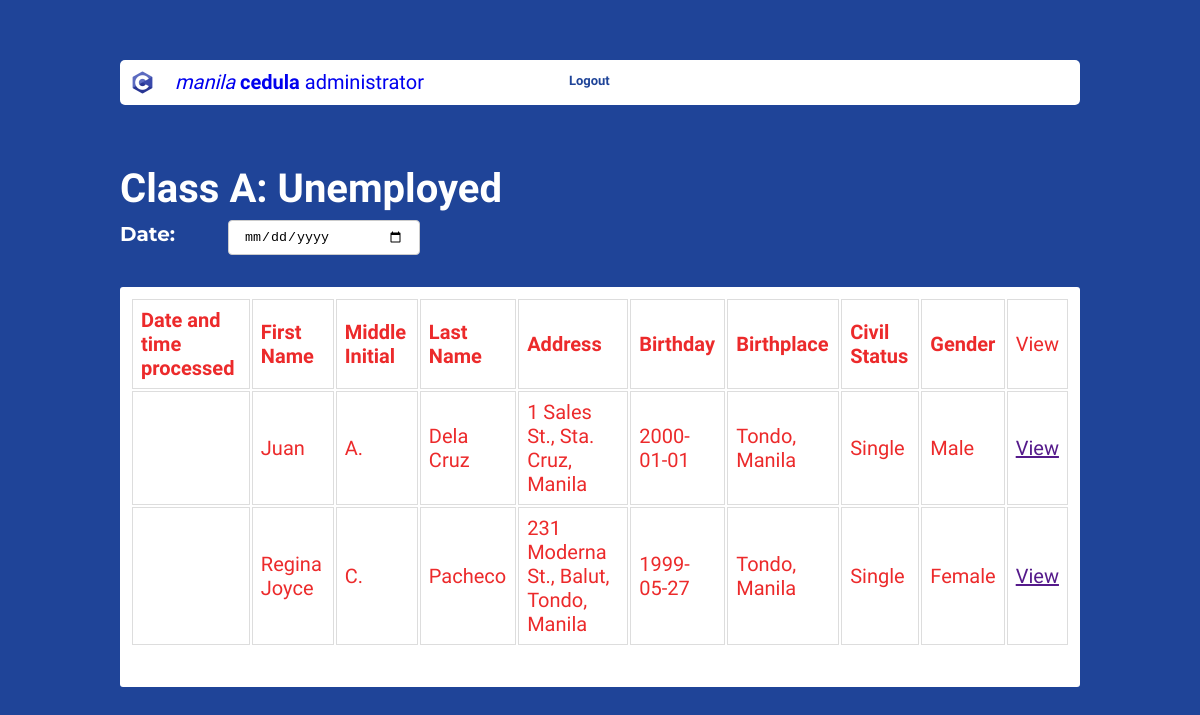
Page /admin_class_a.php (signed in) on the committed database.
### tables this page shows
CREATE TABLE `classa` (
  `ID` int(11) NOT NULL,
  `firstName` varchar(50) NOT NULL,
  `middle` varchar(5) NOT NULL,
  `lastName` varchar(30) NOT NULL,
  `homeAddress` varchar(100) NOT NULL,
  `dateOfBirth` date NOT NULL,
  `placeOfBirth` varchar(100) NOT NULL,
  `civilStatus` varchar(20) NOT NULL,
  `gender` varchar(20) NOT NULL,
  `dateProcessed` date NOT NULL,
  `timeProcessed` time NOT NULL
);

### admin_class_a.php (the view, shortened to what this page needs)
<!DOCTYPE html>
<html lang="en">
    <head>
        <meat name="viewport" content="width=device-width, initial-scale=1.0" />
        <link rel="stylesheet" href="style.css" />
    </head>
    <body>
        <div class="mainclassa">
            <div class="container">
                <div class="navbar">
                    <div class="logo-pic"><img src="img/Clogo.png" height="25px" width="25px"></div>
                    <div class="logo"><a href="admin_class_ab.php"><i>manila</i>&nbsp;<b>cedula</b>&nbsp;administrator</a></div>
                <div class="menu">
                    <ul class="navbar_ul">
                        <li><a  class="btn" href="logout.php"><b>Logout</b></a></li>
                    </ul>
                </div>
            </div>
            </div>
            <div class="maincontent_form">
                <h1>Class A: Unemployed </h1>
                <label for="birthday"><b>Date:</b></label>
                <input type="date" id="birthday" name="birthday" required><br/><br>
                <div class="table_container">
                    <div class="table_classa">
                        <table id="myTable" class="table" style="width: 100%;">
                            <thead>
                              <tr>
                                <th>Date and time processed</th>
                                <th>First Name</th>
                                <th>Middle Initial</th>
                                <th>Last Name</th>
                                <th>Address</th>
                                <th>Birthday</th>
                                <th>Birthplace</th>
                                <th>Civil Status</th>
                                <th>Gender</th>
                                <td>View</td>
                              </tr>
                            </thead>
                            <tbody>
                                <?php
                                    $con = mysqli_connect('localhost', 'root', '');
                                    mysqli_select_db($con, 'cedula');
                                    $query = "SELECT * FROM classa";
                                    $result=mysqli_query($con, $query);
                                    while($rows=mysqli_fetch_assoc($result))
                                    {
                                ?>
                                        <tr>
                                            <td><?php echo $rows['dateAndTimeProcessed']; ?></td>
                                            <td><?php echo $rows['firstName']; ?></td>
                                            <td><?php echo $rows['middle']; ?></td>
                                            <td><?php echo $rows['lastName']; ?></td>
                                            <td><?php echo $rows['homeAddress']; ?></td>
                                            <td><?php echo $rows['dateOfBirth']; ?></td>
                                            <td><?php echo $rows['placeOfBirth']; ?></td>
                                            <td><?php echo $rows['civilStatus']; ?></td>
                                            <td><?php echo $rows['gender']; ?></td>
                                            <td><a href="">View</a></td>
                                        </tr>
                                        <?php
                                    }
                                ?>
                            </tbody>
                        </table>
                    </div>
                </div>
            </div>
        </div>
    </body>
</html>

### style.css (style rules this page uses)
* { margin: 0; padding: 0; }
html { background-color: #1f4498; color: white; font-family: 'Muli'; font-weight: 300; font-size: 20px; text-rendering: optimizeLegibility; }
.container { padding: 3rem 6rem; }
.navbar_ul { text-align: right; list-style-type: none; padding: 0; margin: 0; }
.navbar_ul > li { background-image: url(arrow.gif); background-repeat: no-repeat; background-position: 100% .4em; padding-right: .6em; }
.navbar { display: flex ; color: darkturquoise; background-color: white; height: 45px; width: 100%; border-radius: 5px; }
.logo { padding-top: 10px; padding-right: 100px; }
.logo > a { padding: 10px; flex: 2; text-decoration: none; }
.logo-pic { padding: 10px; }
.menu { flex: 1; color: white; font-size: 13px; padding-top: 13px; }
.menu > ul { display: flex; list-style: none; }
.menu .btn { background-color: transparent; padding: 9px 35px 13px; color: #1f4498; text-decoration: none; transition: 0.5s; border-radius: 2px; }
.mainclassa { width: 100%; height: 100vh; background-color: #1f4498; }
.maincontent_form { padding: 0 6rem 4rem; }
input[type=text], input[type=date] { width: 40%; padding: 8px 15px; margin: 8px 0; display: inline-block; border: 1px solid #ccc; border-radius: 4px; box-sizing: border-box; }
label { padding-right: 3rem; font-family: "Montserrat"; }
label[for="birthday"] { padding-right: 48px; }
#birthday { width: 20%; }
.table_container { padding: .5rem .5rem; height: 380px; color: #1f4498; border-radius: 3px; border: steelblue; background-color: white; border-color: aliceblue; }
.table_classa { border-collapse: collapse; width: 100%; background-color: white; color: #ec2a2b; }
td, th { border: 1px solid #dddddd; text-align: left; padding: 8px; }

### rows in the picture
classa: firstName "Juan", middle "A.", lastName "Dela Cruz", homeAddress "1 Sales St., Sta. Cruz, Manila", dateOfBirth "2000-01-01", placeOfBirth "Tondo, Manila", civilStatus "Single", gender "Male"
classa: firstName "Regina Joyce", middle "C.", lastName "Pacheco", homeAddress "231 Moderna St., Balut, Tondo, Manila", dateOfBirth "1999-05-27", placeOfBirth "Tondo, Manila", civilStatus "Single", gender "Female"
